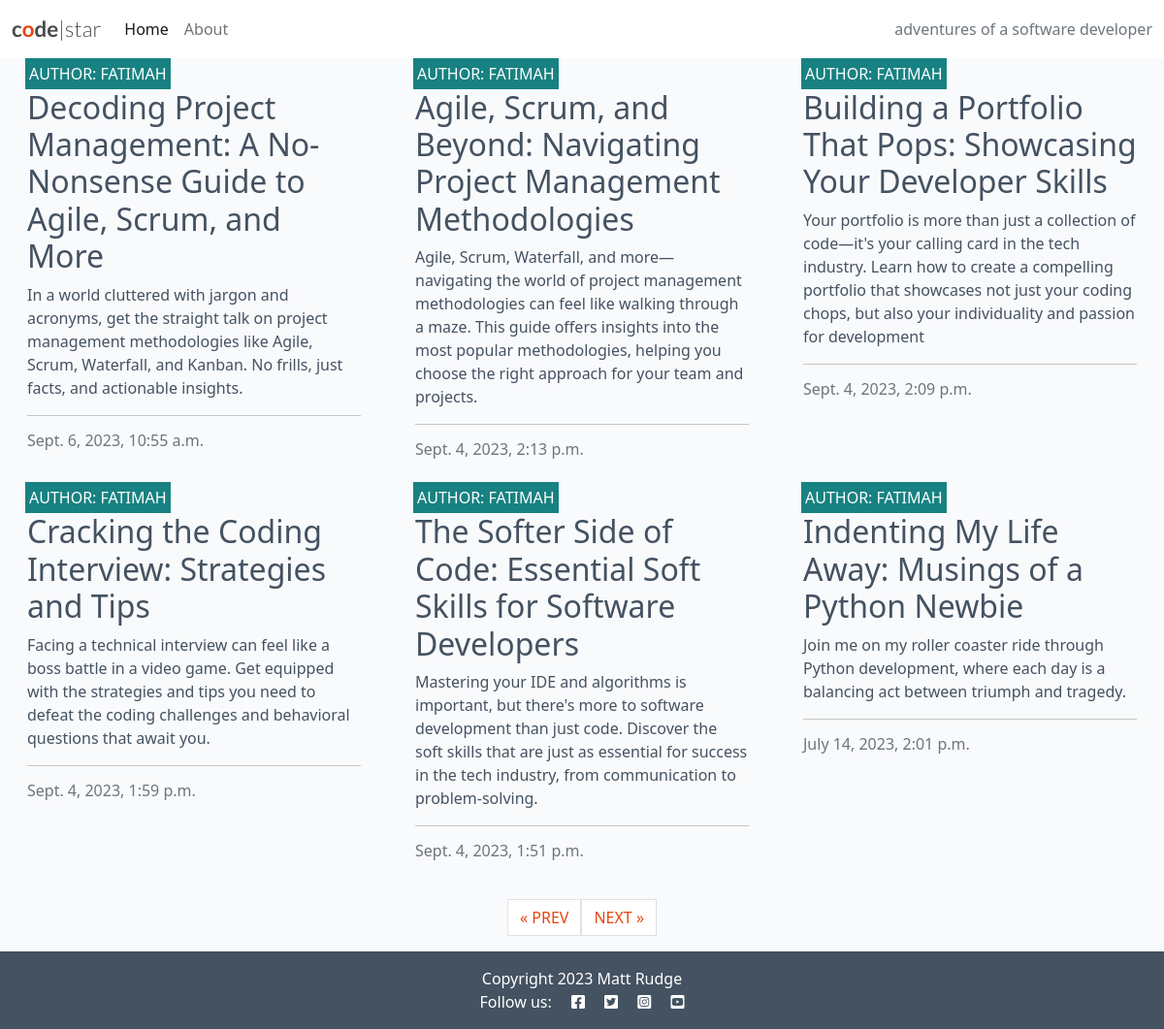
Screenshot of /?page=2 with the database file from the repository.
### blog/models.py (models this page shows, shortened)
class Post(models.Model):
    title = models.CharField(max_length=200, unique=True)
    slug = models.SlugField(max_length=200, unique=True)
    author = models.ForeignKey(
        User, on_delete=models.CASCADE, related_name="blog_posts"
    )
    content = models.TextField()
    created_on = models.DateTimeField(auto_now_add=True)
    status = models.IntegerField(choices=STATUS, default=0)
    excerpt = models.TextField(blank=True)
    updated_on = models.DateTimeField(auto_now=True)
    class Meta:
        ordering = ["-created_on"]

### blog/views.py (the view)
# urls.py: path('', views.PostList.as_view(), name='home'),
class PostList(generic.ListView):
    queryset = Post.objects.filter(status=1)
    template_name = "blog/index.html"
    paginate_by = 6

### templates/blog/index.html
{% extends "base.html" %}
{% block content %}
<div class="container-fluid">
    <div class="row">
        <div class="col-12 mt-3 left">
            <div class="row">
                {% for post in post_list %}
                <div class="col-md-4">
                    <div class="card mb-4">
                        <div class="card-body">
                            <div class="image-container">
                                <div class="image-flash">
                                    <p class="author">Author: {{ post.author }}</p>
                                </div>
                            </div>
                            <a href="{% url 'post_detail' post.slug %}" class="post-link">
                                <h2 class="card-title">{{ post.title }}</h2>
                                <p class="card-text">{{ post.excerpt }}</p>
                            </a>
                            <hr />
                            <p class="card-text text-muted h6">{{ post.created_on}}
                            </p>
                        </div>
                    </div>
                </div>
                {% if forloop.counter|divisibleby:3 %}
            </div>
            <div class="row">
                {% endif %}
                {% endfor %}
            </div>
        </div>
    </div>
    {% if is_paginated %}
    <nav aria-label="Page navigation">
        <ul class="pagination justify-content-center">
    {% if page_obj.has_previous %}
    <li>
        <a href="?page={{ page_obj.previous_page_number }}"
          class="page-link">&laquo; PREV</a>
    </li>
    {% endif %}
    {% if page_obj.has_next %}
    <li>
        <a href="?page={{ page_obj.next_page_number }}"
          class="page-link">NEXT &raquo;</a>
    </li>
    {% endif %}
</ul>
    </nav>
    {% endif %}
</div>
{% endblock %}
{% block copyright %}
    Copyright 2023 Matt Rudge
{% endblock %}

### static/css/style.css (style rules this page uses)
body { background-color: #F9FAFC; }
.main-bg { background-color: #F9FAFC; }
.card { border: none; background-color: transparent; }
.image-container { position: relative; }
.image-flash { position: absolute; bottom: 5%; min-width: 30%; left: -2px; background-color: #188181; }
.author { color: white; margin: 4px; text-transform: uppercase; }
.post-link { text-decoration: none; color: #445261; }
.post-link:hover, .page-link { color: #E84610; }

### rows the page displays
Post: author "FATIMAH", title "Decoding Project Management: A No-Nonsense Guide to Agile, Scrum, and More", excerpt "In a world cluttered with jargon and acronyms, get the straight talk on project management methodologies like Agile, Scrum, Waterfall, and Kanban. No frills, just facts, and actionable insights.", created_on "Sept. 6, 2023, 10:55 a.m."
Post: author "FATIMAH", title "Agile, Scrum, and Beyond: Navigating Project Management Methodologies", excerpt "Agile, Scrum, Waterfall, and more—navigating the world of project management methodologies can feel like walking through a maze. This guide offers insights into the most popular methodologies, helping you choose the right approach for your team and projects.", created_on "Sept. 4, 2023, 2:13 p.m."
Post: author "FATIMAH", title "Building a Portfolio That Pops: Showcasing Your Developer Skills", excerpt "Your portfolio is more than just a collection of code—it's your calling card in the tech industry. Learn how to create a compelling portfolio that showcases not just your coding chops, but also your individuality and passion for development", created_on "Sept. 4, 2023, 2:09 p.m."
Post: author "FATIMAH", title "Cracking the Coding Interview: Strategies and Tips", excerpt "Facing a technical interview can feel like a boss battle in a video game. Get equipped with the strategies and tips you need to defeat the coding challenges and behavioral questions that await you.", created_on "Sept. 4, 2023, 1:59 p.m."
Post: author "FATIMAH", title "The Softer Side of Code: Essential Soft Skills for Software Developers", excerpt "Mastering your IDE and algorithms is important, but there's more to software development than just code. Discover the soft skills that are just as essential for success in the tech industry, from communication to problem-solving.", created_on "Sept. 4, 2023, 1:51 p.m."
Post: author "FATIMAH", title "Indenting My Life Away: Musings of a Python Newbie", excerpt "Join me on my roller coaster ride through Python development, where each day is a balancing act between triumph and tragedy.", created_on "July 14, 2023, 2:01 p.m."
